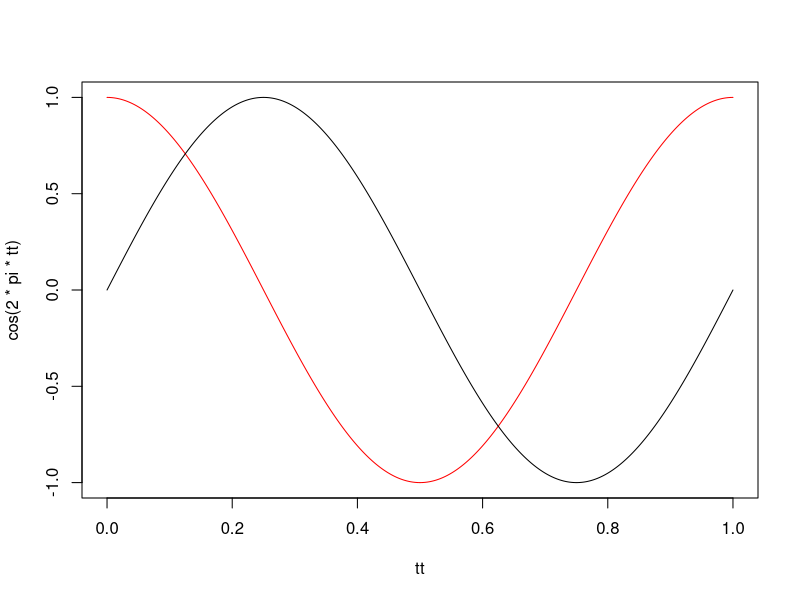
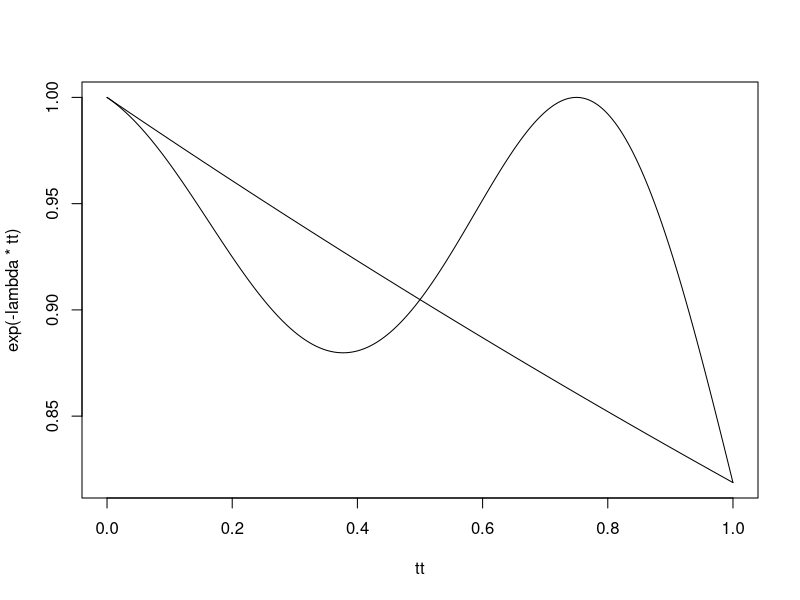
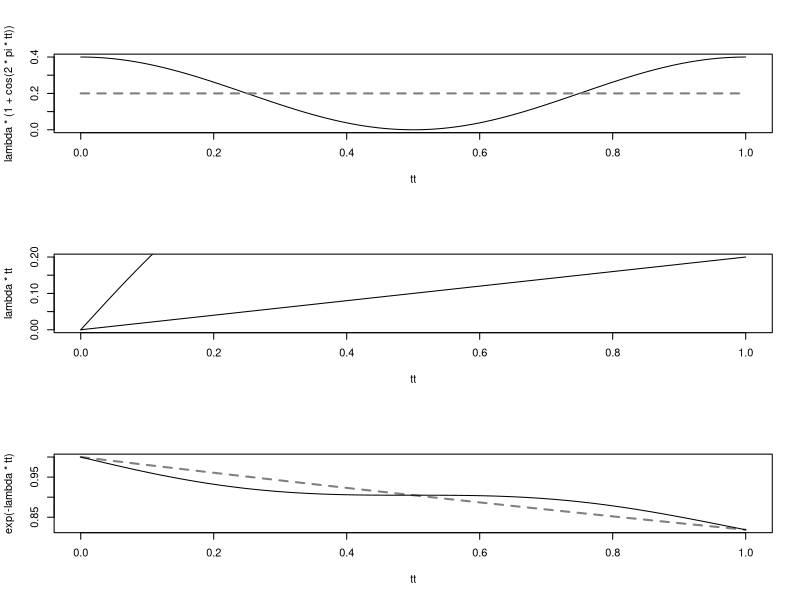

Here is the R script that generated these plots, in order:
tt = seq(0, 1, length.out=500)
plot(tt, cos(2*pi*tt), type = "l", col = "red")
lines(tt, sin(2*pi*tt))

lambda=.2
plot(tt, exp(-lambda*tt), type = "l")
lines(tt, exp(-lambda*tt)*exp(-lambda*tt*sin(2*pi*tt)), type = "l")

par(mfrow = c(3,1))
plot(tt, lambda*(1+cos(2*pi*tt)), type = "l")
lines(tt, lambda+0*tt, col = grey(0.5), lwd=2, lty=2)

#plot(tt, exp(-lambda*2*((tt*2*pi*sin(2*pi*tt) + cos(2*pi*tt)-1)/(2*pi)^2)), type = "l")

sinhaz = function(t){
  #t^2 + t*sin(2*pi*t)/pi + cos(2*pi*t)/2/pi/pi - 1/2/pi/pi
  t + sin(2*pi*t)/2/pi
}

plot(tt, lambda*tt, type = "l")
lines(tt, sinhaz(tt), type = "l")

plot(tt, exp(-lambda*tt), type = "l", col = grey(0.5), lwd=2, lty=2)
lines(tt, exp(-lambda*sinhaz(tt)), type = "l")

#lines(tt, exp(-lambda*(tt+sin(2*pi*tt)/2/pi)), type = "l", col = grey(0.5))

#plot(exp(-lambda*tt), exp(-lambda*(tt+sin(2*pi*tt)/2/pi)), type = "l")
#segments(0,0,1,1)
